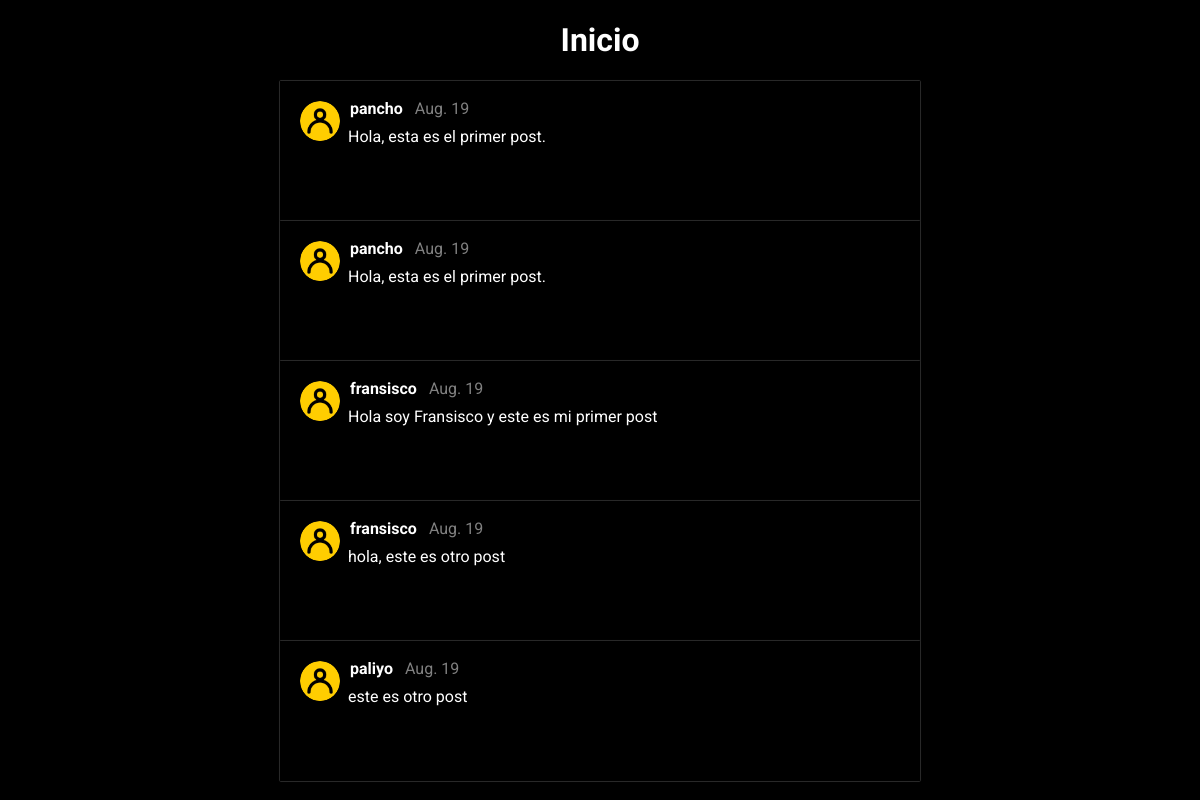
Before: / with the older database file.
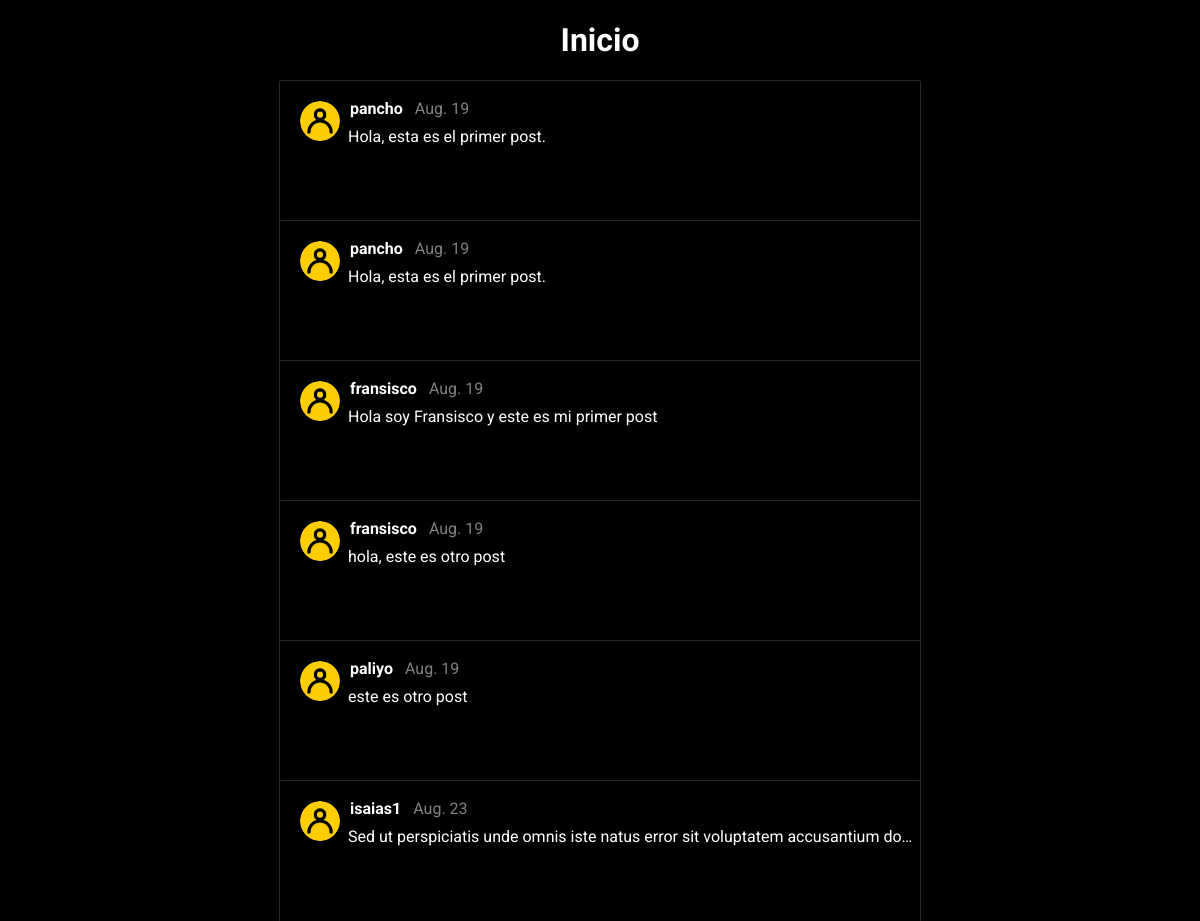
After: the same page with the newer database file.
### login/models.py (models this page shows, shortened)
class Publication (models.Model):
    text_content = models.TextField(max_length=1000, default = None)
    author = models.ForeignKey(User, on_delete=models.CASCADE, default = None)
    created_on = models.DateTimeField(default=datetime.now)
    likes = models.ManyToManyField(User, blank=True, related_name = 'likes')
    def formatted_created_on_(self):
        return self.created_on.strftime("%b. %d")

### login/views.py (the view)
# urls.py: path('', views.publications_, name = 'home'),
def publications_(request):
    publications = Publication.objects.all()
    return render (request, 'posts.html', {'publications': publications})

### login/templates/posts.html (shortened to what this page needs)
{% extends 'base.html' %}
{% load static %}
{% block content%}
<!DOCTYPE html>
<html lang="es">
<head>
    <link rel="stylesheet" href="{% static 'styles/post_detail.css' %}">
</head>
<body>
<h1>Inicio</h1>
<section class='main'>
    <div class='full-boxer'>
        {% for i in publications %}
            <a href="{% url 'comments' i.id %}" class = "link-comments">
            <div class = 'comment-box'>
                <div class = 'box-top'>
                    <div class = 'profile'>
                        <div class = 'profile-image'>
                            <img src="{% static 'usuario.png' %}">
                        </div>
                        <div class = 'name'>
                            <strong>{{i.author}}</strong>
                            <p class = 'date'>{{i.formatted_created_on_}}</p>
                        </div>
                        <div class='comment-post'>
                            <p>{{i.text_content|truncatechars:78}}</p>
                        </div>
                    </div>
                    </div>
                </div>
            </div>
            </a>
        {% endfor %}
</section>
</body>
</html>
{% endblock %}

### login/templates/base.html (shortened to what this page needs)
{% load static %}
<!DOCTYPE html>
<html lang="es">
<head>
    <link rel="stylesheet" href="{% static '/styles/base_styles.css' %}">
    <link rel="stylesheet" href="https://cdnjs.cloudflare.com/ajax/libs/font-awesome/6.4.2/css/all.min.css">
</head>
<body>
{% block content %}
{% endblock %}
</body>
</html>

### login/static/styles/base_styles.css (style rules this page uses)
body { font-family: 'PT Sans', sans-serif; font-family: 'Roboto', sans-serif; background-color: black;; }
a { text-decoration: none; }
* { color: white; }

### login/static/styles/post_detail.css (style rules this page uses)
* body { margin: 0; padding: 0; box-sizing: border-box; font-family: 'PT Sans', sans-serif; font-family: 'Roboto', sans-serif; height: 100%; background-color: black; text-decoration: none !important; }
h1 { display: flex; justify-content: center; align-items: center; }
.main { display: flex; flex-direction: column; align-items: center; justify-content: center; width: 100%; height: 100%; color: white; }
.full-boxer { display: flex; flex-direction: column; }
.comment-box { background-color: black; min-height: 100px; height: auto; width: 600px; padding: 20px; cursor: pointer; box-shadow: 0 0 1.2px #bdbdbd; transition: 0.1s; }
.profile { display: flex; align-items: center; }
.profile-image img { width: 40px; height: 40px; border-radius: 50%; overflow: hidden; margin-right: 10px; display: block; }
.name { margin-top: -25px; display: flex; align-items: center; flex-direction: row; position: relative; justify-content: space-between; }
.comment-post { margin-left:48px; display: flex; flex-direction: column; position: absolute; margin-top: 4vh; }
.date { margin-left: 1vw; color: grey; }

Changed rows visible on the page:
added Publication: author "isaias1", formatted_created_on_ "Aug. 23", text_content "Sed ut perspiciatis unde omnis iste natus error sit voluptatem accusantium do…"
